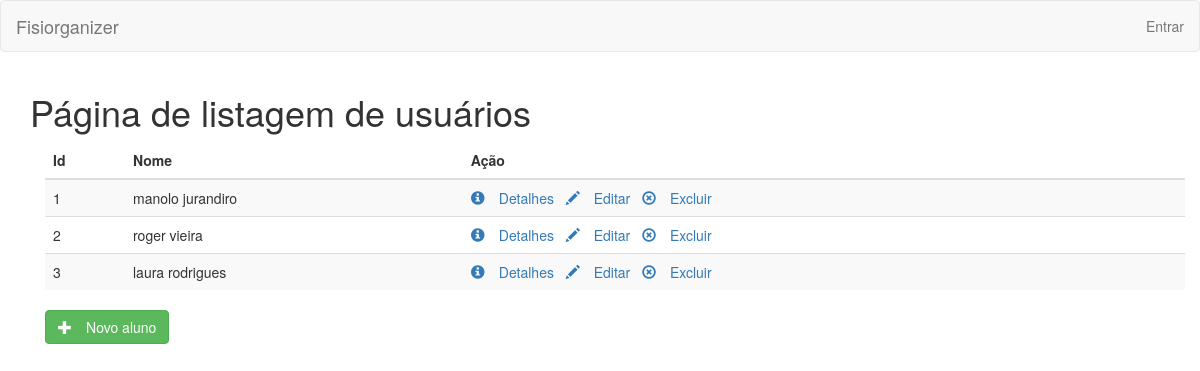
The page /customer/list on the database as committed earlier.
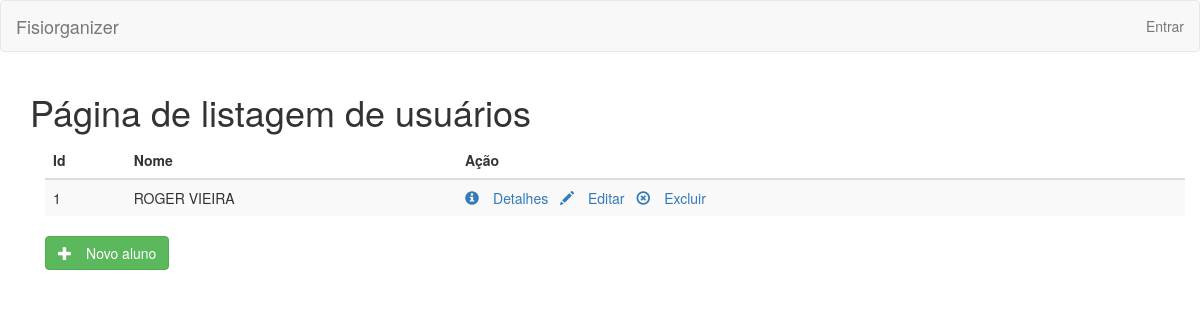
The same page on the database as committed later.
### Fisiorganizer_SITE/models.py (models this page shows, shortened)
class Customer(models.Model):
    id = models.AutoField(primary_key=True)
    name = models.CharField(max_length=50, blank=False, default='')
    surname = models.CharField(max_length=150, blank=True)
    address = models.CharField(max_length=150, blank=True)
    city = models.CharField(max_length=25)
    cellphone = models.PositiveIntegerField(blank=False, null=False)
    CEP = models.PositiveIntegerField(blank=True, null=True)
    age = models.IntegerField(blank=False)
    details = models.TextField(max_length=500, blank=True)

### Fisiorganizer_SITE/views/customer_view.py (the view)
# urls.py: url(r'^customer/list', customer_view.list, name='customer_list'),
def list(request):
    customers = Customer.objects.all()
    return render(request, 'customer/customer_list.html', {'customers': customers})

### Fisiorganizer_SITE/templates/customer/customer_list.html
<!DOCTYPE html>
<html lang="en">
<body>
{% extends "header.html" %}
{% load widget_tweaks %}
{% load static %}
{% block content %}
<h1>Página de listagem de usuários</h1>
<div class="container">
    <table class="table table-striped">
        <thead>
        <tr>
            <th>Id</th>
            <th>Nome</th>
            <th>Ação</th>
        </tr>
        </thead>
        <tbody>
        {% for c in customers %}
        <tr>
            <td>
                {{ c.id }}
            </td>
            <td>
                {{c.name}} {{c.surname}}
            </td>
            <td>
                <a href="{% url 'customer_details' id=c.id %}" class="" role="button">
                    <span class="glyphicon glyphicon-info-sign" aria-hidden="true">&nbsp;</span>Detalhes
                </a>
                <span>&nbsp;</span>
                <a href="{% url 'customer_edit' id=c.id %}" class="" role="button">
                    <span class="glyphicon glyphicon-pencil" aria-hidden="true">&nbsp;</span>Editar
                </a>
                       <span>&nbsp;</span>
                <a class="" role="button" name="delete" data-id="{{ c.id }}">
                    <span class="glyphicon glyphicon-remove-circle" aria-hidden="true">&nbsp;</span>Excluir
                </a>
            </td>
        </tr>
        {% endfor %}
        </tbody>
    </table>
    <a href="{% url 'customer_create' %}" id="id_add_customer" class="btn btn-success" role="button">
        <span class="glyphicon glyphicon-plus" aria-hidden="true">&nbsp;</span>Novo aluno
    </a>
</div>
</body>
</html>
{% endblock %}

Rows that differ between the two databases and show on the page:
removed Customer: id "2", name "roger", surname "vieira"
removed Customer: id "3", name "laura", surname "rodrigues"
changed Customer id 1: name "manolo" → "ROGER"; surname "jurandiro" → "VIEIRA"
